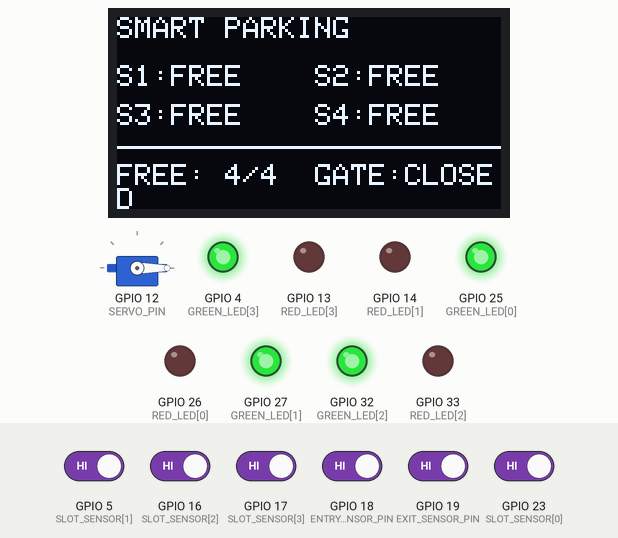
Bench run of a sketch on a simulated ESP32. Parts: 128×64 one-colour display, servo, output pins drawn as LEDs (lit = HIGH). The test bench sets the inputs (shaded band); at power-on: GPIO 5 (SLOT_SENSOR[1]), GPIO 16 (SLOT_SENSOR[2]), GPIO 17 (SLOT_SENSOR[3]), GPIO 18 (ENTRY_SENSOR_PIN), GPIO 19 (EXIT_SENSOR_PIN), GPIO 23 (SLOT_SENSOR[0]) HIGH. WiFi joins after 1.5 s; servers stay silent unless stated; uploads are accepted with an empty reply; what the sketch prints to the serial monitor is not drawn.

Above: at 2.7 s.
2.8 s: GPIO 18 (ENTRY_SENSOR_PIN) driven LOW
At 3.6 s:
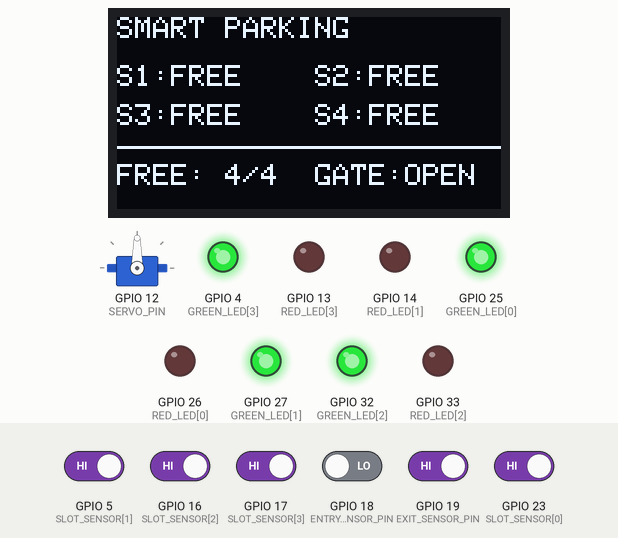
4.6 s: GPIO 5 (SLOT_SENSOR[1]) driven LOW
At 5.8 s:
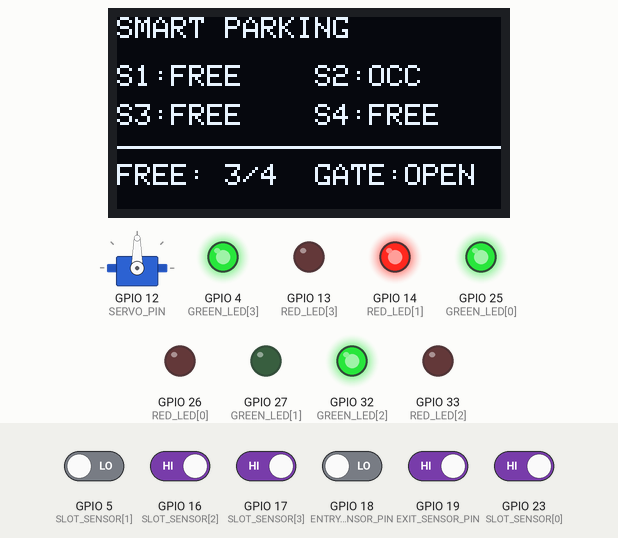
6.1 s: GPIO 17 (SLOT_SENSOR[3]) driven LOW
At 7.2 s:
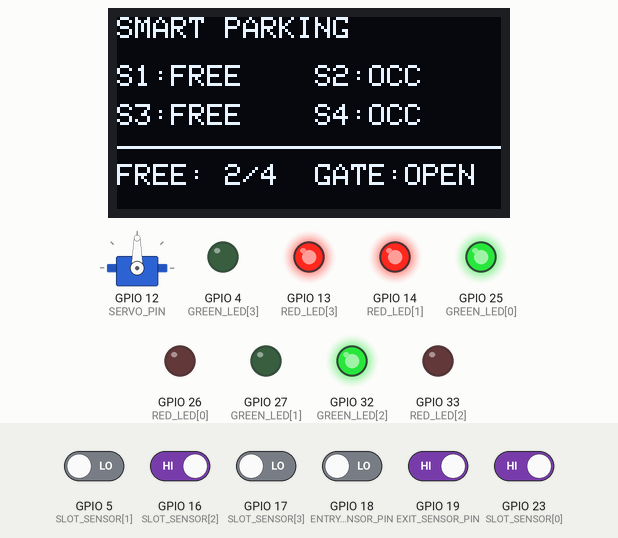
7.7 s: GPIO 18 (ENTRY_SENSOR_PIN) driven HIGH
At 10.4 s:
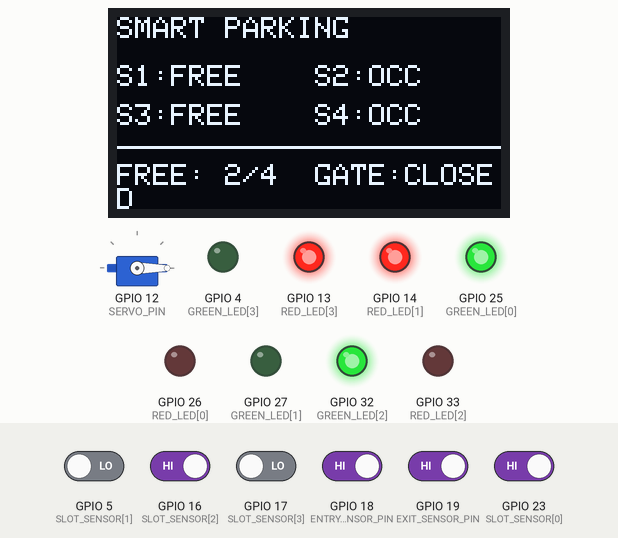
10.7 s: GPIO 16 (SLOT_SENSOR[2]) driven LOW
At 11.1 s:
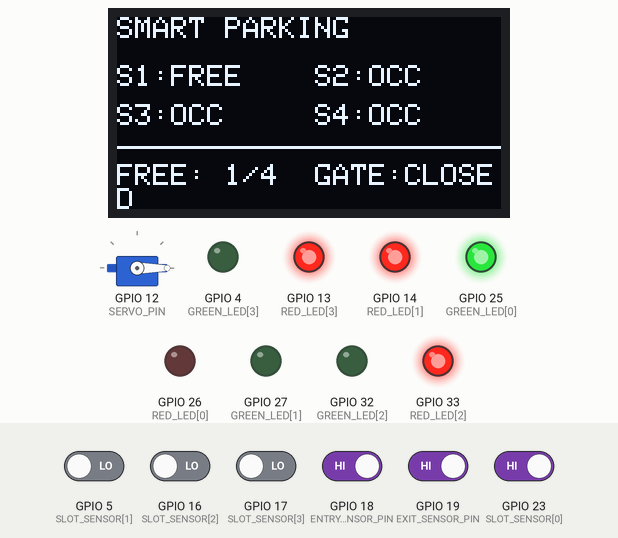
12.2 s: GPIO 19 (EXIT_SENSOR_PIN) driven LOW
At 13.1 s:
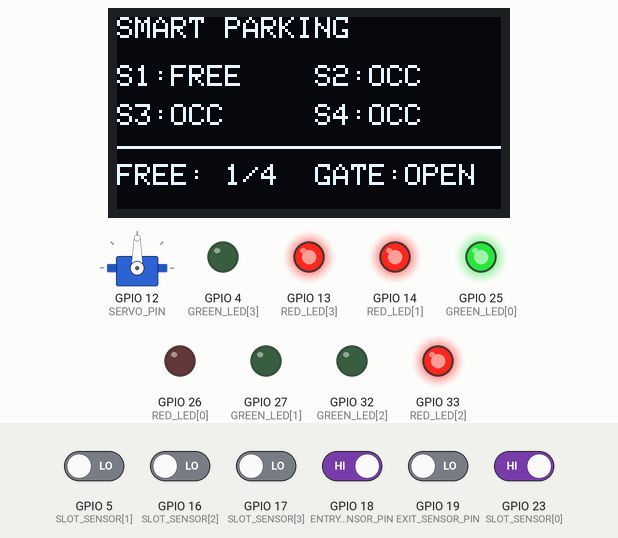
Timing chart, 0 to 14.9 s (numbered marks = the images above; inputs shaded):
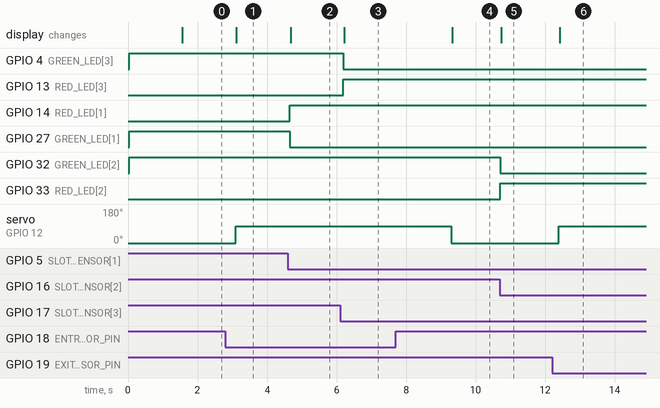

Measured:
- after the input at 2.8 s, servo on GPIO 12 (SERVO_PIN): 0° → 90° after 0.29 s; the display: changes after 0.32 s (image 1)
- after the input at 4.6 s, GPIO 14 (RED_LED[1]): LOW → HIGH after 0.06 s; GPIO 27 (GREEN_LED[1]): HIGH → LOW after 0.06 s; the display: changes after 0.09 s (image 2)
- after the input at 6.1 s, GPIO 4 (GREEN_LED[3]): HIGH → LOW after 0.10 s; GPIO 13 (RED_LED[3]): LOW → HIGH after 0.10 s; the display: changes after 0.12 s (image 3)
- after the input at 7.7 s, servo on GPIO 12 (SERVO_PIN): 90° → 0° after 1.6 s; the display: changes after 1.6 s (image 4)
- after the input at 10.7 s, GPIO 32 (GREEN_LED[2]): HIGH → LOW at once; GPIO 33 (RED_LED[2]): LOW → HIGH at once; the display: changes at once (image 5)
- after the input at 12.2 s, servo on GPIO 12 (SERVO_PIN): 0° → 90° after 0.20 s; the display: changes after 0.22 s (image 6)

The sketch:

SmartPark_ESP32_Dashboard.ino
```cpp
#include <WiFi.h>
#include <HTTPClient.h>
#include <Wire.h>
#include <Adafruit_GFX.h>
#include <Adafruit_SSD1306.h>
#include <ESP32Servo.h>

// Put your Wi-Fi details here (same network as the laptop).
const char* WIFI_SSID = "Infinix GT 30";
const char* WIFI_PASSWORD = "77777777";

// Laptop IPv4 address supplied in chat.
const char* SERVER_BASE = "http://172.31.70.98:5000";

#define SCREEN_WIDTH 128
#define SCREEN_HEIGHT 64
#define OLED_RESET -1
#define OLED_ADDRESS 0x3C

Adafruit_SSD1306 display(SCREEN_WIDTH, SCREEN_HEIGHT, &Wire, OLED_RESET);
Servo barrierServo;

// Existing project pin mapping — do not change your wiring.
const int SLOT_SENSOR[4] = {23, 5, 16, 17}; // Active LOW = occupied
const int GREEN_LED[4]   = {25, 27, 32, 4};
const int RED_LED[4]     = {26, 14, 33, 13};
const int SERVO_PIN = 12;
const int ENTRY_SENSOR_PIN = 18; // Active LOW: vehicle at entry
const int EXIT_SENSOR_PIN = 19;  // Active LOW: vehicle at exit

const int CLOSED_ANGLE = 0;
const int OPEN_ANGLE = 90;

bool occupied[4] = {false, false, false, false};
bool booked[4] = {false, false, false, false};
String gateState = "CLOSED";

unsigned long lastPost = 0;
unsigned long lastGateDetection = 0;
bool automaticGateActive = false;
unsigned long lastPoll = 0;
const unsigned long INTERVAL_MS = 1000;

void connectWiFi() {
  WiFi.mode(WIFI_STA);
  WiFi.begin(WIFI_SSID, WIFI_PASSWORD);
  Serial.print("Connecting to Wi-Fi");
  unsigned long start = millis();
  while (WiFi.status() != WL_CONNECTED && millis() - start < 20000) {
    delay(500);
    Serial.print(".");
  }
  Serial.println();
  if (WiFi.status() == WL_CONNECTED) {
    Serial.println("Wi-Fi connected");
    Serial.print("ESP32 IP: ");
    Serial.println(WiFi.localIP());
  } else {
    Serial.println("Wi-Fi not connected yet; retrying in loop.");
  }
}

void updateLeds() {
  for (int i = 0; i < 4; i++) {
    bool unavailable = occupied[i] || booked[i];
    digitalWrite(GREEN_LED[i], unavailable ? LOW : HIGH);
    digitalWrite(RED_LED[i], unavailable ? HIGH : LOW);
  }
}

void updateOled() {
  int freeCount = 0;
  for (int i = 0; i < 4; i++) {
    if (!occupied[i] && !booked[i]) freeCount++;
  }

  display.clearDisplay();
  display.setTextColor(SSD1306_WHITE);
  display.setTextSize(1);

  // Header
  display.setCursor(0, 0);
  display.println("SMART PARKING");

  // Two columns: S1/S2 on first row, S3/S4 on second row.
  display.setCursor(0, 16);
  display.print("S1:");
  if (occupied[0]) display.print("OCC");
  else if (booked[0]) display.print("BOOK");
  else display.print("FREE");

  display.setCursor(66, 16);
  display.print("S2:");
  if (occupied[1]) display.print("OCC");
  else if (booked[1]) display.print("BOOK");
  else display.print("FREE");

  display.setCursor(0, 29);
  display.print("S3:");
  if (occupied[2]) display.print("OCC");
  else if (booked[2]) display.print("BOOK");
  else display.print("FREE");

  display.setCursor(66, 29);
  display.print("S4:");
  if (occupied[3]) display.print("OCC");
  else if (booked[3]) display.print("BOOK");
  else display.print("FREE");

  // Dedicated bottom rows prevent overlap with slot labels.
  display.drawLine(0, 43, 127, 43, SSD1306_WHITE);

  display.setCursor(0, 49);
  display.print("FREE: ");
  display.print(freeCount);
  display.print("/4");

  display.setCursor(66, 49);
  display.print("GATE:");
  display.print(gateState == "OPEN" ? "OPEN" : "CLOSED");

  display.display();
}
void postSlotStatus() {
  if (WiFi.status() != WL_CONNECTED) return;

  String body = "{\"slots\":[";
  for (int i = 0; i < 4; i++) {
    if (i) body += ",";
    body += "{\"id\":";
    body += String(i + 1);
    body += ",\"occupied\":";
    body += occupied[i] ? "true" : "false";
    body += "}";
  }
  body += "],\"gate\":\"";
  body += gateState;
  body += "\"}";

  HTTPClient http;
  http.setTimeout(1200);
  http.begin(String(SERVER_BASE) + "/api/esp32/update");
  http.addHeader("Content-Type", "application/json");
  int code = http.POST(body);
  Serial.printf("POST /api/esp32/update -> %d\n", code);
  http.end();
}

bool parseBookings(const String& json) {
  int key = json.indexOf("\"booked\"");
  if (key < 0) return false;
  int left = json.indexOf('[', key);
  int right = json.indexOf(']', left);
  if (left < 0 || right < 0) return false;

  String values = json.substring(left + 1, right);
  int cursor = 0;
  for (int i = 0; i < 4; i++) {
    int comma = values.indexOf(',', cursor);
    String token = (comma < 0) ? values.substring(cursor) : values.substring(cursor, comma);
    token.trim();
    if (token == "true") booked[i] = true;
    else if (token == "false") booked[i] = false;
    else return false;
    cursor = (comma < 0) ? values.length() : comma + 1;
  }
  return true;
}

void pollDashboard() {
  if (WiFi.status() != WL_CONNECTED) return;

  HTTPClient http;
  http.setTimeout(1200);
  http.begin(String(SERVER_BASE) + "/api/esp32/commands");
  int code = http.GET();

  if (code == HTTP_CODE_OK) {
    String json = http.getString();
    parseBookings(json);

    int key = json.indexOf("\"gate\"");
    if (key >= 0) {
      int colon = json.indexOf(':', key);
      int q1 = json.indexOf('"', colon + 1);
      int q2 = json.indexOf('"', q1 + 1);
      if (q1 >= 0 && q2 > q1) {
        String requested = json.substring(q1 + 1, q2);
        if (!automaticGateActive && requested == "OPEN" && gateState != "OPEN") {
          barrierServo.write(OPEN_ANGLE);
          gateState = "OPEN";
          Serial.println("Gate opened by dashboard");
        } else if (!automaticGateActive && requested == "CLOSED" && gateState != "CLOSED") {
          barrierServo.write(CLOSED_ANGLE);
          gateState = "CLOSED";
          Serial.println("Gate closed by dashboard");
        }
      }
    }
  } else {
    Serial.printf("GET /api/esp32/commands -> %d\n", code);
  }
  http.end();
}

void setup() {
  Serial.begin(115200);

  pinMode(ENTRY_SENSOR_PIN, INPUT_PULLUP);
  pinMode(EXIT_SENSOR_PIN, INPUT_PULLUP);
  for (int i = 0; i < 4; i++) {
    pinMode(SLOT_SENSOR[i], INPUT_PULLUP);
    pinMode(GREEN_LED[i], OUTPUT);
    pinMode(RED_LED[i], OUTPUT);
  }

  Wire.begin(21, 22);
  if (!display.begin(SSD1306_SWITCHCAPVCC, OLED_ADDRESS)) {
    Serial.println("OLED initialization failed; check wiring.");
  }

  barrierServo.setPeriodHertz(50);
  barrierServo.attach(SERVO_PIN, 500, 2500);
  barrierServo.write(CLOSED_ANGLE);

  updateLeds();
  connectWiFi();
  updateOled();
}

void loop() {
  if (WiFi.status() != WL_CONNECTED) {
    static unsigned long lastReconnect = 0;
    if (millis() - lastReconnect > 10000) {
      lastReconnect = millis();
      WiFi.disconnect();
      WiFi.begin(WIFI_SSID, WIFI_PASSWORD);
    }
  }

  for (int i = 0; i < 4; i++) {
    occupied[i] = (digitalRead(SLOT_SENSOR[i]) == LOW);
  }

  // Automatic barrier: either entry or exit sensor opens the arm.
  // It closes 1.5 seconds after both sensors become clear.
  bool vehicleAtEntry = (digitalRead(ENTRY_SENSOR_PIN) == LOW);
  bool vehicleAtExit = (digitalRead(EXIT_SENSOR_PIN) == LOW);
  if (vehicleAtEntry || vehicleAtExit) {
    lastGateDetection = millis();
    automaticGateActive = true;
    if (gateState != "OPEN") {
      barrierServo.write(OPEN_ANGLE);
      gateState = "OPEN";
      Serial.println("Gate automatically opened by entry/exit sensor");
    }
  } else if (automaticGateActive && millis() - lastGateDetection > 1500) {
    automaticGateActive = false;
    barrierServo.write(CLOSED_ANGLE);
    gateState = "CLOSED";
    Serial.println("Gate automatically closed after vehicle passed");
  }

  updateLeds();
  updateOled();

  if (millis() - lastPost >= INTERVAL_MS) {
    lastPost = millis();
    postSlotStatus();
  }

  if (millis() - lastPoll >= INTERVAL_MS) {
    lastPoll = millis();
    pollDashboard();
    updateLeds();
    updateOled();
  }

  delay(50);
}
```
